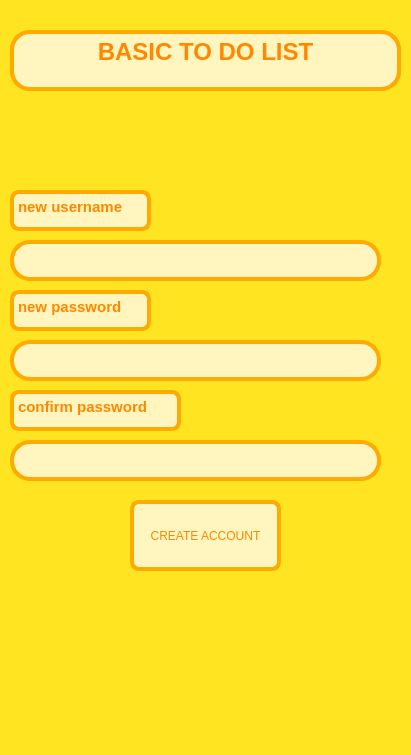
<?xml version="1.0" encoding="UTF-8"?>
<ui version="4.0">
 <class>Form</class>
 <widget class="QWidget" name="Form">
  <property name="geometry">
   <rect>
    <x>0</x>
    <y>0</y>
    <width>411</width>
    <height>755</height>
   </rect>
  </property>
  <property name="windowTitle">
   <string>Form</string>
  </property>
  <property name="styleSheet">
   <string notr="true">background: solid rgb(255, 229, 33)</string>
  </property>
  <widget class="QTextBrowser" name="textBrowser_2">
   <property name="geometry">
    <rect>
     <x>10</x>
     <y>290</y>
     <width>141</width>
     <height>41</height>
    </rect>
   </property>
   <property name="styleSheet">
    <string notr="true">color: rgb(255, 136, 0);
border: 4px solid rgb(255, 170, 0);
  border-radius: 9px;
background: solid rgb(255, 245, 190);</string>
   </property>
   <property name="html">
    <string>&lt;!DOCTYPE HTML PUBLIC &quot;-//W3C//DTD HTML 4.0//EN&quot; &quot;http://www.w3.org/TR/REC-html40/strict.dtd&quot;&gt;
&lt;html&gt;&lt;head&gt;&lt;meta name=&quot;qrichtext&quot; content=&quot;1&quot; /&gt;&lt;meta charset=&quot;utf-8&quot; /&gt;&lt;style type=&quot;text/css&quot;&gt;
p, li { white-space: pre-wrap; }
hr { height: 1px; border-width: 0; }
li.unchecked::marker { content: &quot;\2610&quot;; }
li.checked::marker { content: &quot;\2612&quot;; }
&lt;/style&gt;&lt;/head&gt;&lt;body style=&quot; font-family:'Segoe UI'; font-size:9pt; font-weight:400; font-style:normal;&quot;&gt;
&lt;p style=&quot; margin-top:0px; margin-bottom:0px; margin-left:0px; margin-right:0px; -qt-block-indent:0; text-indent:0px;&quot;&gt;&lt;span style=&quot; font-size:11pt; font-weight:700;&quot;&gt;new password&lt;/span&gt;&lt;/p&gt;&lt;/body&gt;&lt;/html&gt;</string>
   </property>
  </widget>
  <widget class="QPlainTextEdit" name="txt_newname">
   <property name="geometry">
    <rect>
     <x>10</x>
     <y>240</y>
     <width>371</width>
     <height>41</height>
    </rect>
   </property>
   <property name="autoFillBackground">
    <bool>false</bool>
   </property>
   <property name="styleSheet">
    <string notr="true">border: 4px solid rgb(255, 170, 0);
  border-radius: 20px;
background: solid rgb(255, 245, 190);
color: rgb(170, 108, 0);
</string>
   </property>
   <property name="plainText">
    <string/>
   </property>
  </widget>
  <widget class="QWidget" name="widget" native="true">
   <property name="geometry">
    <rect>
     <x>10</x>
     <y>30</y>
     <width>391</width>
     <height>61</height>
    </rect>
   </property>
   <property name="styleSheet">
    <string notr="true">border: 4px solid rgb(255, 170, 0);
  border-radius: 20px;
background: solid rgb(255, 245, 190);
color: black</string>
   </property>
   <widget class="QTextBrowser" name="txt_tiltle">
    <property name="geometry">
     <rect>
      <x>0</x>
      <y>0</y>
      <width>391</width>
      <height>61</height>
     </rect>
    </property>
    <property name="styleSheet">
     <string notr="true">color: rgb(255, 136, 0)</string>
    </property>
    <property name="html">
     <string>&lt;!DOCTYPE HTML PUBLIC &quot;-//W3C//DTD HTML 4.0//EN&quot; &quot;http://www.w3.org/TR/REC-html40/strict.dtd&quot;&gt;
&lt;html&gt;&lt;head&gt;&lt;meta name=&quot;qrichtext&quot; content=&quot;1&quot; /&gt;&lt;meta charset=&quot;utf-8&quot; /&gt;&lt;style type=&quot;text/css&quot;&gt;
p, li { white-space: pre-wrap; }
hr { height: 1px; border-width: 0; }
li.unchecked::marker { content: &quot;\2610&quot;; }
li.checked::marker { content: &quot;\2612&quot;; }
&lt;/style&gt;&lt;/head&gt;&lt;body style=&quot; font-family:'Segoe UI'; font-size:9pt; font-weight:400; font-style:normal;&quot;&gt;
&lt;p align=&quot;center&quot; style=&quot; margin-top:0px; margin-bottom:0px; margin-left:0px; margin-right:0px; -qt-block-indent:0; text-indent:0px;&quot;&gt;&lt;span style=&quot; font-size:18pt; font-weight:700;&quot;&gt;BASIC TO DO LIST&lt;/span&gt;&lt;/p&gt;&lt;/body&gt;&lt;/html&gt;</string>
    </property>
   </widget>
  </widget>
  <widget class="QPlainTextEdit" name="txt_newpass">
   <property name="geometry">
    <rect>
     <x>10</x>
     <y>340</y>
     <width>371</width>
     <height>41</height>
    </rect>
   </property>
   <property name="autoFillBackground">
    <bool>false</bool>
   </property>
   <property name="styleSheet">
    <string notr="true">border: 4px solid rgb(255, 170, 0);
  border-radius: 20px;
background: solid rgb(255, 245, 190);
color: rgb(170, 108, 0);

</string>
   </property>
   <property name="plainText">
    <string/>
   </property>
  </widget>
  <widget class="QTextBrowser" name="textBrowser">
   <property name="geometry">
    <rect>
     <x>10</x>
     <y>190</y>
     <width>141</width>
     <height>41</height>
    </rect>
   </property>
   <property name="styleSheet">
    <string notr="true">color: rgb(255, 136, 0);
border: 4px solid rgb(255, 170, 0);
  border-radius: 9px;
background: solid rgb(255, 245, 190);</string>
   </property>
   <property name="html">
    <string>&lt;!DOCTYPE HTML PUBLIC &quot;-//W3C//DTD HTML 4.0//EN&quot; &quot;http://www.w3.org/TR/REC-html40/strict.dtd&quot;&gt;
&lt;html&gt;&lt;head&gt;&lt;meta name=&quot;qrichtext&quot; content=&quot;1&quot; /&gt;&lt;meta charset=&quot;utf-8&quot; /&gt;&lt;style type=&quot;text/css&quot;&gt;
p, li { white-space: pre-wrap; }
hr { height: 1px; border-width: 0; }
li.unchecked::marker { content: &quot;\2610&quot;; }
li.checked::marker { content: &quot;\2612&quot;; }
&lt;/style&gt;&lt;/head&gt;&lt;body style=&quot; font-family:'Segoe UI'; font-size:9pt; font-weight:400; font-style:normal;&quot;&gt;
&lt;p style=&quot; margin-top:0px; margin-bottom:0px; margin-left:0px; margin-right:0px; -qt-block-indent:0; text-indent:0px;&quot;&gt;&lt;span style=&quot; font-size:11pt; font-weight:700;&quot;&gt;new username&lt;/span&gt;&lt;/p&gt;&lt;/body&gt;&lt;/html&gt;</string>
   </property>
  </widget>
  <widget class="QPushButton" name="btn_create">
   <property name="geometry">
    <rect>
     <x>130</x>
     <y>500</y>
     <width>151</width>
     <height>71</height>
    </rect>
   </property>
   <property name="styleSheet">
    <string notr="true">color: rgb(255, 136, 0);
border: 4px solid rgb(255, 170, 0);
  border-radius: 9px;
background: solid rgb(255, 245, 190);
text-indent: 20px;</string>
   </property>
   <property name="text">
    <string>CREATE ACCOUNT</string>
   </property>
  </widget>
  <widget class="QTextBrowser" name="textBrowser_3">
   <property name="geometry">
    <rect>
     <x>10</x>
     <y>390</y>
     <width>171</width>
     <height>41</height>
    </rect>
   </property>
   <property name="styleSheet">
    <string notr="true">color: rgb(255, 136, 0);
border: 4px solid rgb(255, 170, 0);
  border-radius: 9px;
background: solid rgb(255, 245, 190);</string>
   </property>
   <property name="html">
    <string>&lt;!DOCTYPE HTML PUBLIC &quot;-//W3C//DTD HTML 4.0//EN&quot; &quot;http://www.w3.org/TR/REC-html40/strict.dtd&quot;&gt;
&lt;html&gt;&lt;head&gt;&lt;meta name=&quot;qrichtext&quot; content=&quot;1&quot; /&gt;&lt;meta charset=&quot;utf-8&quot; /&gt;&lt;style type=&quot;text/css&quot;&gt;
p, li { white-space: pre-wrap; }
hr { height: 1px; border-width: 0; }
li.unchecked::marker { content: &quot;\2610&quot;; }
li.checked::marker { content: &quot;\2612&quot;; }
&lt;/style&gt;&lt;/head&gt;&lt;body style=&quot; font-family:'Segoe UI'; font-size:9pt; font-weight:400; font-style:normal;&quot;&gt;
&lt;p style=&quot; margin-top:0px; margin-bottom:0px; margin-left:0px; margin-right:0px; -qt-block-indent:0; text-indent:0px;&quot;&gt;&lt;span style=&quot; font-size:11pt; font-weight:700;&quot;&gt;confirm password&lt;/span&gt;&lt;/p&gt;&lt;/body&gt;&lt;/html&gt;</string>
   </property>
  </widget>
  <widget class="QPlainTextEdit" name="txt_compass">
   <property name="geometry">
    <rect>
     <x>10</x>
     <y>440</y>
     <width>371</width>
     <height>41</height>
    </rect>
   </property>
   <property name="autoFillBackground">
    <bool>false</bool>
   </property>
   <property name="styleSheet">
    <string notr="true">border: 4px solid rgb(255, 170, 0);
  border-radius: 20px;
background: solid rgb(255, 245, 190);
color: rgb(170, 108, 0);

</string>
   </property>
   <property name="plainText">
    <string/>
   </property>
  </widget>
 </widget>
 <resources/>
 <connections/>
</ui>
